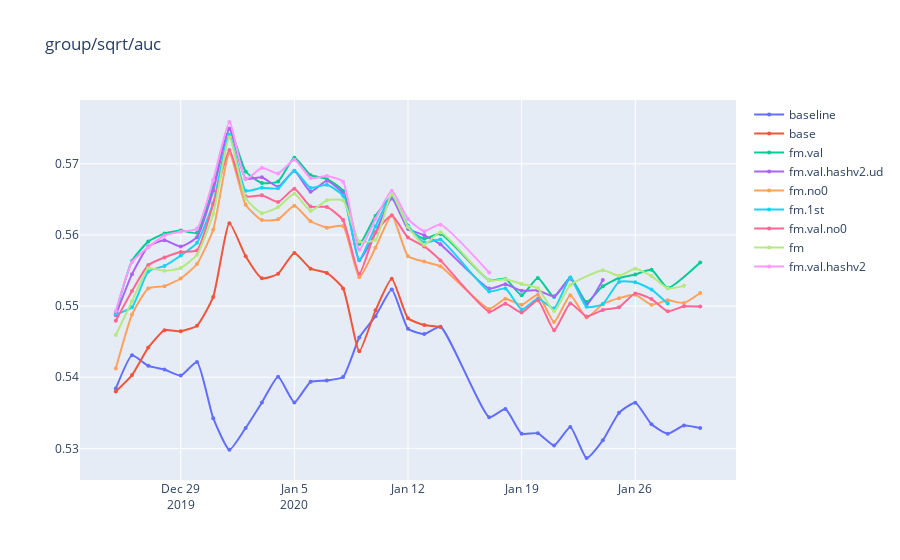
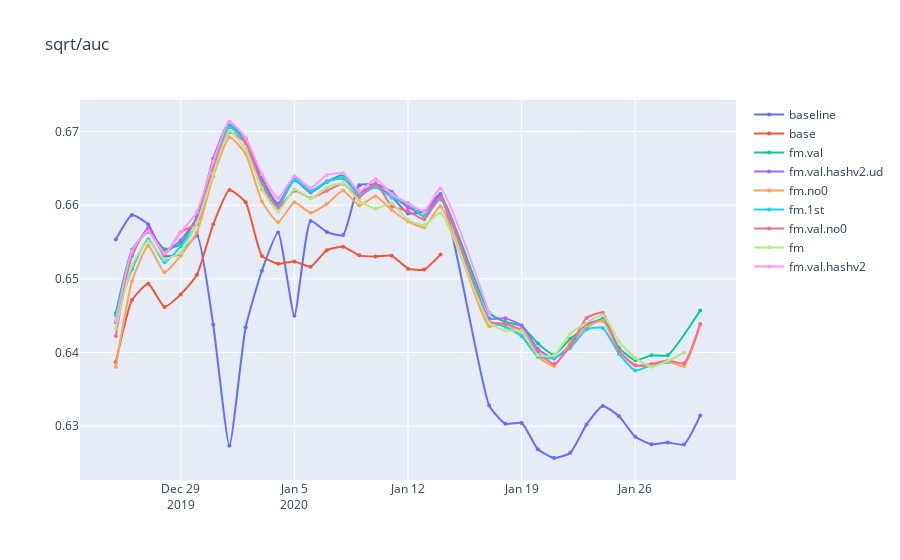
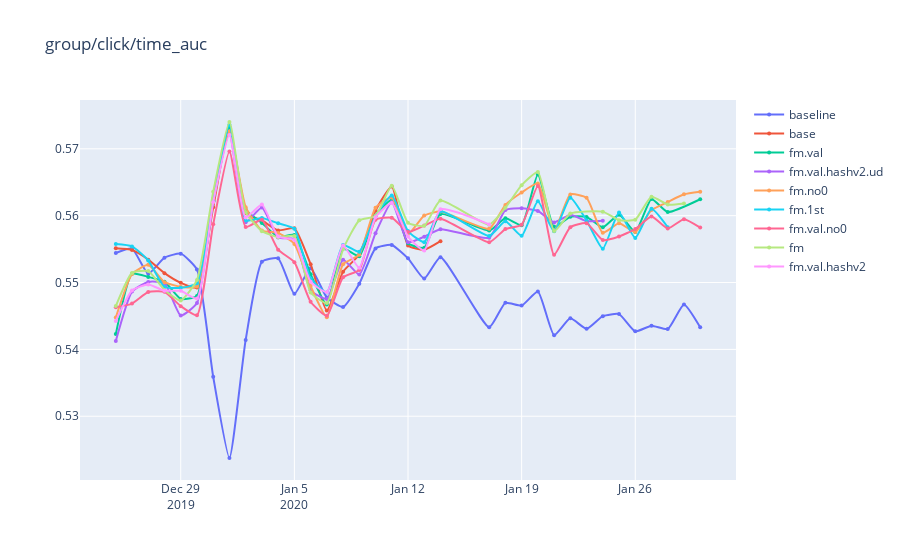
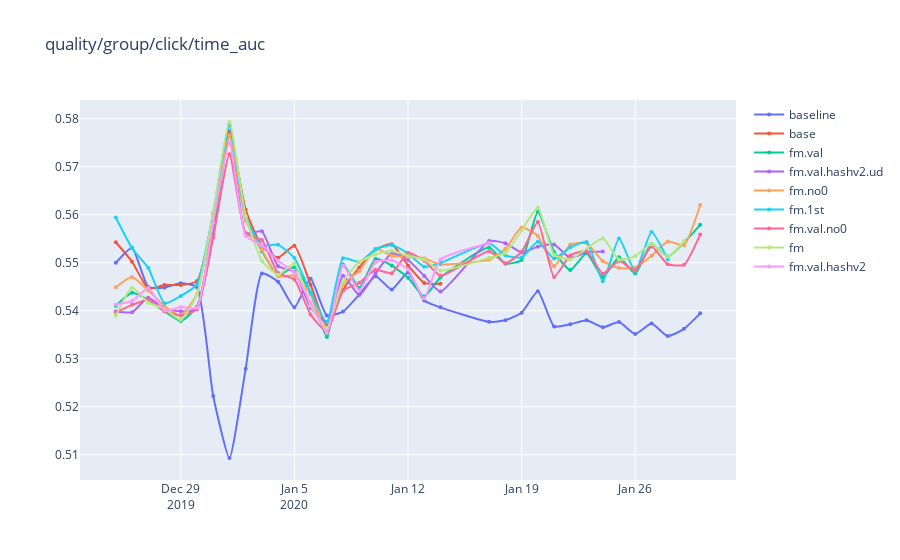

Here is the notebook cell these charts were saved with, in order:
### Code cell
metrics = [
           'group/sqrt/auc', 'sqrt/auc', 
           'group/click/time_auc',
           'quality/group/click/time_auc', 'quality/group/auc',
           'group/top1_click_rate', 'group/top3_click_rate',
           'group/click/top1_dur_rate', 'group/click/top3_dur_rate',
          ]
gezi.line(df, x='date', y=metrics, color='model')
